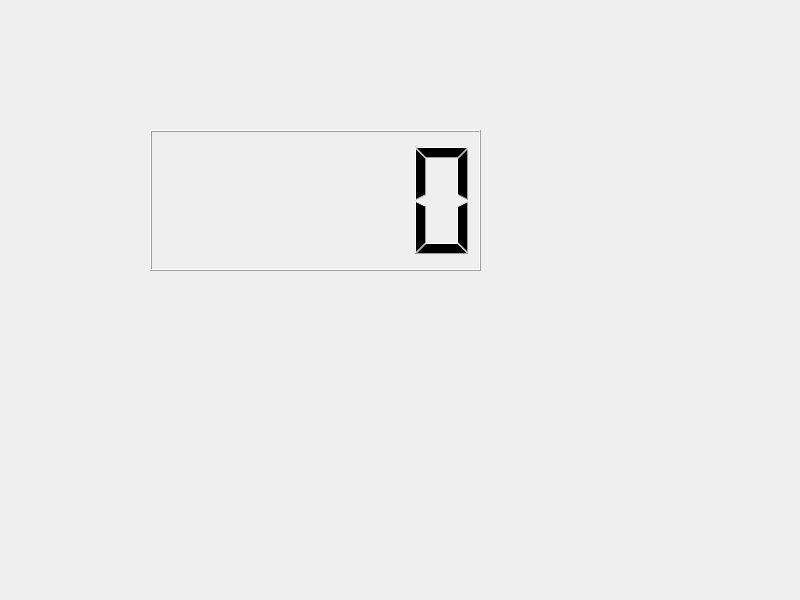
<?xml version="1.0" encoding="UTF-8"?>
<ui version="4.0">
 <class>Widget</class>
 <widget class="QWidget" name="Widget">
  <property name="geometry">
   <rect>
    <x>0</x>
    <y>0</y>
    <width>800</width>
    <height>600</height>
   </rect>
  </property>
  <property name="windowTitle">
   <string>Widget</string>
  </property>
  <widget class="QLCDNumber" name="lcdNumber">
   <property name="geometry">
    <rect>
     <x>150</x>
     <y>130</y>
     <width>331</width>
     <height>141</height>
    </rect>
   </property>
   <property name="segmentStyle">
    <enum>QLCDNumber::Filled</enum>
   </property>
  </widget>
 </widget>
 <resources/>
 <connections/>
</ui>
